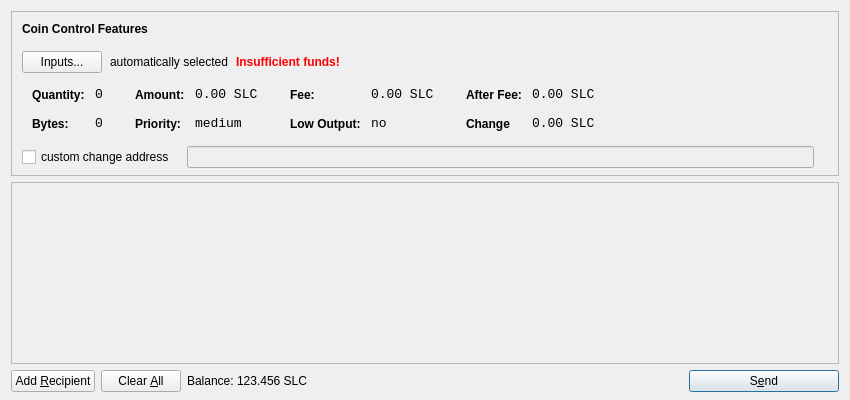
<?xml version="1.0" encoding="UTF-8"?>
<ui version="4.0">
 <class>SendCoinsDialog</class>
 <widget class="QDialog" name="SendCoinsDialog">
  <property name="geometry">
   <rect>
    <x>0</x>
    <y>0</y>
    <width>850</width>
    <height>400</height>
   </rect>
  </property>
  <property name="windowTitle">
   <string>Send Coins</string>
  </property>
  <layout class="QVBoxLayout" name="verticalLayout" stretch="0,1,0">
   <property name="bottomMargin">
    <number>8</number>
   </property>
   <item>
    <widget class="QFrame" name="frameCoinControl">
     <property name="sizePolicy">
      <sizepolicy hsizetype="Expanding" vsizetype="Expanding">
       <horstretch>0</horstretch>
       <verstretch>0</verstretch>
      </sizepolicy>
     </property>
     <property name="maximumSize">
      <size>
       <width>16777215</width>
       <height>16777215</height>
      </size>
     </property>
     <property name="frameShape">
      <enum>QFrame::StyledPanel</enum>
     </property>
     <property name="frameShadow">
      <enum>QFrame::Sunken</enum>
     </property>
     <layout class="QVBoxLayout" name="verticalLayoutCoinControl2">
      <property name="spacing">
       <number>-1</number>
      </property>
      <property name="leftMargin">
       <number>0</number>
      </property>
      <property name="topMargin">
       <number>0</number>
      </property>
      <property name="rightMargin">
       <number>0</number>
      </property>
      <property name="bottomMargin">
       <number>6</number>
      </property>
      <item>
       <layout class="QVBoxLayout" name="verticalLayoutCoinControl" stretch="0,0,0,0,1">
        <property name="spacing">
         <number>0</number>
        </property>
        <property name="leftMargin">
         <number>10</number>
        </property>
        <property name="topMargin">
         <number>10</number>
        </property>
        <item>
         <layout class="QHBoxLayout" name="horizontalLayoutCoinControl1">
          <property name="bottomMargin">
           <number>15</number>
          </property>
          <item>
           <widget class="QLabel" name="labelCoinControlFeatures">
            <property name="sizePolicy">
             <sizepolicy hsizetype="Preferred" vsizetype="Maximum">
              <horstretch>0</horstretch>
              <verstretch>0</verstretch>
             </sizepolicy>
            </property>
            <property name="font">
             <font>
              <weight>75</weight>
              <bold>true</bold>
             </font>
            </property>
            <property name="styleSheet">
             <string notr="true">font-weight:bold;</string>
            </property>
            <property name="text">
             <string>Coin Control Features</string>
            </property>
           </widget>
          </item>
         </layout>
        </item>
        <item>
         <layout class="QHBoxLayout" name="horizontalLayoutCoinControl2" stretch="0,0,0,0">
          <property name="spacing">
           <number>8</number>
          </property>
          <property name="bottomMargin">
           <number>10</number>
          </property>
          <item>
           <widget class="QPushButton" name="pushButtonCoinControl">
            <property name="styleSheet">
             <string notr="true"/>
            </property>
            <property name="text">
             <string>Inputs...</string>
            </property>
           </widget>
          </item>
          <item>
           <widget class="QLabel" name="labelCoinControlAutomaticallySelected">
            <property name="text">
             <string>automatically selected</string>
            </property>
            <property name="margin">
             <number>5</number>
            </property>
           </widget>
          </item>
          <item>
           <widget class="QLabel" name="labelCoinControlInsuffFunds">
            <property name="font">
             <font>
              <weight>75</weight>
              <bold>true</bold>
             </font>
            </property>
            <property name="styleSheet">
             <string notr="true">color:red;font-weight:bold;</string>
            </property>
            <property name="text">
             <string>Insufficient funds!</string>
            </property>
            <property name="margin">
             <number>5</number>
            </property>
           </widget>
          </item>
          <item>
           <spacer name="horizontalSpacerCoinControl">
            <property name="orientation">
             <enum>Qt::Horizontal</enum>
            </property>
            <property name="sizeHint" stdset="0">
             <size>
              <width>40</width>
              <height>1</height>
             </size>
            </property>
           </spacer>
          </item>
         </layout>
        </item>
        <item>
         <widget class="QWidget" name="widgetCoinControl" native="true">
          <property name="sizePolicy">
           <sizepolicy hsizetype="Preferred" vsizetype="Preferred">
            <horstretch>0</horstretch>
            <verstretch>0</verstretch>
           </sizepolicy>
          </property>
          <property name="minimumSize">
           <size>
            <width>0</width>
            <height>0</height>
           </size>
          </property>
          <property name="styleSheet">
           <string notr="true"/>
          </property>
          <layout class="QHBoxLayout" name="horizontalLayoutCoinControl5">
           <property name="margin">
            <number>0</number>
           </property>
           <item>
            <layout class="QHBoxLayout" name="horizontalLayoutCoinControl3" stretch="0,0,0,1">
             <property name="spacing">
              <number>20</number>
             </property>
             <property name="topMargin">
              <number>0</number>
             </property>
             <property name="bottomMargin">
              <number>10</number>
             </property>
             <item>
              <layout class="QFormLayout" name="formLayoutCoinControl1">
               <property name="horizontalSpacing">
                <number>10</number>
               </property>
               <property name="verticalSpacing">
                <number>14</number>
               </property>
               <property name="leftMargin">
                <number>10</number>
               </property>
               <property name="topMargin">
                <number>4</number>
               </property>
               <property name="rightMargin">
                <number>6</number>
               </property>
               <item row="0" column="0">
                <widget class="QLabel" name="labelCoinControlQuantityText">
                 <property name="styleSheet">
                  <string notr="true">font-weight:bold;</string>
                 </property>
                 <property name="text">
                  <string>Quantity:</string>
                 </property>
                 <property name="margin">
                  <number>0</number>
                 </property>
                </widget>
               </item>
               <item row="0" column="1">
                <widget class="QLabel" name="labelCoinControlQuantity">
                 <property name="font">
                  <font>
                   <family>Monospace</family>
                   <pointsize>10</pointsize>
                  </font>
                 </property>
                 <property name="cursor">
                  <cursorShape>IBeamCursor</cursorShape>
                 </property>
                 <property name="contextMenuPolicy">
                  <enum>Qt::ActionsContextMenu</enum>
                 </property>
                 <property name="text">
                  <string>0</string>
                 </property>
                 <property name="margin">
                  <number>0</number>
                 </property>
                 <property name="textInteractionFlags">
                  <set>Qt::LinksAccessibleByMouse|Qt::TextSelectableByKeyboard|Qt::TextSelectableByMouse</set>
                 </property>
                </widget>
               </item>
               <item row="1" column="0">
                <widget class="QLabel" name="labelCoinControlBytesText">
                 <property name="styleSheet">
                  <string notr="true">font-weight:bold;</string>
                 </property>
                 <property name="text">
                  <string>Bytes:</string>
                 </property>
                </widget>
               </item>
               <item row="1" column="1">
                <widget class="QLabel" name="labelCoinControlBytes">
                 <property name="font">
                  <font>
                   <family>Monospace</family>
                   <pointsize>10</pointsize>
                  </font>
                 </property>
                 <property name="cursor">
                  <cursorShape>IBeamCursor</cursorShape>
                 </property>
                 <property name="contextMenuPolicy">
                  <enum>Qt::ActionsContextMenu</enum>
                 </property>
                 <property name="text">
                  <string>0</string>
                 </property>
                 <property name="textInteractionFlags">
                  <set>Qt::LinksAccessibleByMouse|Qt::TextSelectableByKeyboard|Qt::TextSelectableByMouse</set>
                 </property>
                </widget>
               </item>
              </layout>
             </item>
             <item>
              <layout class="QFormLayout" name="formLayoutCoinControl2">
               <property name="horizontalSpacing">
                <number>10</number>
               </property>
               <property name="verticalSpacing">
                <number>14</number>
               </property>
               <property name="leftMargin">
                <number>6</number>
               </property>
               <property name="topMargin">
                <number>4</number>
               </property>
               <property name="rightMargin">
                <number>6</number>
               </property>
               <item row="0" column="0">
                <widget class="QLabel" name="labelCoinControlAmountText">
                 <property name="styleSheet">
                  <string notr="true">font-weight:bold;</string>
                 </property>
                 <property name="text">
                  <string>Amount:</string>
                 </property>
                 <property name="margin">
                  <number>0</number>
                 </property>
                </widget>
               </item>
               <item row="0" column="1">
                <widget class="QLabel" name="labelCoinControlAmount">
                 <property name="font">
                  <font>
                   <family>Monospace</family>
                   <pointsize>10</pointsize>
                  </font>
                 </property>
                 <property name="cursor">
                  <cursorShape>IBeamCursor</cursorShape>
                 </property>
                 <property name="contextMenuPolicy">
                  <enum>Qt::ActionsContextMenu</enum>
                 </property>
                 <property name="text">
                  <string notr="true">0.00 SLC</string>
                 </property>
                 <property name="textInteractionFlags">
                  <set>Qt::LinksAccessibleByMouse|Qt::TextSelectableByKeyboard|Qt::TextSelectableByMouse</set>
                 </property>
                </widget>
               </item>
               <item row="1" column="0">
                <widget class="QLabel" name="labelCoinControlPriorityText">
                 <property name="styleSheet">
                  <string notr="true">font-weight:bold;</string>
                 </property>
                 <property name="text">
                  <string>Priority:</string>
                 </property>
                </widget>
               </item>
               <item row="1" column="1">
                <widget class="QLabel" name="labelCoinControlPriority">
                 <property name="font">
                  <font>
                   <family>Monospace</family>
                   <pointsize>10</pointsize>
                  </font>
                 </property>
                 <property name="cursor">
                  <cursorShape>IBeamCursor</cursorShape>
                 </property>
                 <property name="contextMenuPolicy">
                  <enum>Qt::ActionsContextMenu</enum>
                 </property>
                 <property name="text">
                  <string>medium</string>
                 </property>
                 <property name="textInteractionFlags">
                  <set>Qt::LinksAccessibleByMouse|Qt::TextSelectableByKeyboard|Qt::TextSelectableByMouse</set>
                 </property>
                </widget>
               </item>
              </layout>
             </item>
             <item>
              <layout class="QFormLayout" name="formLayoutCoinControl3">
               <property name="horizontalSpacing">
                <number>10</number>
               </property>
               <property name="verticalSpacing">
                <number>14</number>
               </property>
               <property name="leftMargin">
                <number>6</number>
               </property>
               <property name="topMargin">
                <number>4</number>
               </property>
               <property name="rightMargin">
                <number>6</number>
               </property>
               <item row="0" column="0">
                <widget class="QLabel" name="labelCoinControlFeeText">
                 <property name="styleSheet">
                  <string notr="true">font-weight:bold;</string>
                 </property>
                 <property name="text">
                  <string>Fee:</string>
                 </property>
                 <property name="margin">
                  <number>0</number>
                 </property>
                </widget>
               </item>
               <item row="0" column="1">
                <widget class="QLabel" name="labelCoinControlFee">
                 <property name="font">
                  <font>
                   <family>Monospace</family>
                   <pointsize>10</pointsize>
                  </font>
                 </property>
                 <property name="cursor">
                  <cursorShape>IBeamCursor</cursorShape>
                 </property>
                 <property name="contextMenuPolicy">
                  <enum>Qt::ActionsContextMenu</enum>
                 </property>
                 <property name="text">
                  <string notr="true">0.00 SLC</string>
                 </property>
                 <property name="textInteractionFlags">
                  <set>Qt::LinksAccessibleByMouse|Qt::TextSelectableByKeyboard|Qt::TextSelectableByMouse</set>
                 </property>
                </widget>
               </item>
               <item row="1" column="0">
                <widget class="QLabel" name="labelCoinControlLowOutputText">
                 <property name="styleSheet">
                  <string notr="true">font-weight:bold;</string>
                 </property>
                 <property name="text">
                  <string>Low Output:</string>
                 </property>
                </widget>
               </item>
               <item row="1" column="1">
                <widget class="QLabel" name="labelCoinControlLowOutput">
                 <property name="font">
                  <font>
                   <family>Monospace</family>
                   <pointsize>10</pointsize>
                  </font>
                 </property>
                 <property name="cursor">
                  <cursorShape>IBeamCursor</cursorShape>
                 </property>
                 <property name="contextMenuPolicy">
                  <enum>Qt::ActionsContextMenu</enum>
                 </property>
                 <property name="text">
                  <string>no</string>
                 </property>
                 <property name="textInteractionFlags">
                  <set>Qt::LinksAccessibleByMouse|Qt::TextSelectableByKeyboard|Qt::TextSelectableByMouse</set>
                 </property>
                </widget>
               </item>
              </layout>
             </item>
             <item>
              <layout class="QFormLayout" name="formLayoutCoinControl4">
               <property name="horizontalSpacing">
                <number>10</number>
               </property>
               <property name="verticalSpacing">
                <number>14</number>
               </property>
               <property name="leftMargin">
                <number>6</number>
               </property>
               <property name="topMargin">
                <number>4</number>
               </property>
               <property name="rightMargin">
                <number>6</number>
               </property>
               <item row="0" column="0">
                <widget class="QLabel" name="labelCoinControlAfterFeeText">
                 <property name="styleSheet">
                  <string notr="true">font-weight:bold;</string>
                 </property>
                 <property name="text">
                  <string>After Fee:</string>
                 </property>
                 <property name="margin">
                  <number>0</number>
                 </property>
                </widget>
               </item>
               <item row="0" column="1">
                <widget class="QLabel" name="labelCoinControlAfterFee">
                 <property name="font">
                  <font>
                   <family>Monospace</family>
                   <pointsize>10</pointsize>
                  </font>
                 </property>
                 <property name="cursor">
                  <cursorShape>IBeamCursor</cursorShape>
                 </property>
                 <property name="contextMenuPolicy">
                  <enum>Qt::ActionsContextMenu</enum>
                 </property>
                 <property name="text">
                  <string notr="true">0.00 SLC</string>
                 </property>
                 <property name="textInteractionFlags">
                  <set>Qt::LinksAccessibleByMouse|Qt::TextSelectableByKeyboard|Qt::TextSelectableByMouse</set>
                 </property>
                </widget>
               </item>
               <item row="1" column="0">
                <widget class="QLabel" name="labelCoinControlChangeText">
                 <property name="styleSheet">
                  <string notr="true">font-weight:bold;</string>
                 </property>
                 <property name="text">
                  <string>Change</string>
                 </property>
                </widget>
               </item>
               <item row="1" column="1">
                <widget class="QLabel" name="labelCoinControlChange">
                 <property name="font">
                  <font>
                   <family>Monospace</family>
                   <pointsize>10</pointsize>
                  </font>
                 </property>
                 <property name="cursor">
                  <cursorShape>IBeamCursor</cursorShape>
                 </property>
                 <property name="contextMenuPolicy">
                  <enum>Qt::ActionsContextMenu</enum>
                 </property>
                 <property name="text">
                  <string notr="true">0.00 SLC</string>
                 </property>
                 <property name="textInteractionFlags">
                  <set>Qt::LinksAccessibleByMouse|Qt::TextSelectableByKeyboard|Qt::TextSelectableByMouse</set>
                 </property>
                </widget>
               </item>
              </layout>
             </item>
            </layout>
           </item>
          </layout>
         </widget>
        </item>
        <item>
         <layout class="QHBoxLayout" name="horizontalLayoutCoinControl4" stretch="0,0,0">
          <property name="spacing">
           <number>12</number>
          </property>
          <property name="sizeConstraint">
           <enum>QLayout::SetDefaultConstraint</enum>
          </property>
          <property name="topMargin">
           <number>5</number>
          </property>
          <property name="rightMargin">
           <number>5</number>
          </property>
          <item>
           <widget class="QCheckBox" name="checkBoxCoinControlChange">
            <property name="text">
             <string>custom change address</string>
            </property>
           </widget>
          </item>
          <item>
           <widget class="QLineEdit" name="lineEditCoinControlChange">
            <property name="enabled">
             <bool>false</bool>
            </property>
            <property name="sizePolicy">
             <sizepolicy hsizetype="Expanding" vsizetype="Fixed">
              <horstretch>0</horstretch>
              <verstretch>0</verstretch>
             </sizepolicy>
            </property>
           </widget>
          </item>
          <item>
           <widget class="QLabel" name="labelCoinControlChangeLabel">
            <property name="sizePolicy">
             <sizepolicy hsizetype="Preferred" vsizetype="Expanding">
              <horstretch>0</horstretch>
              <verstretch>0</verstretch>
             </sizepolicy>
            </property>
            <property name="minimumSize">
             <size>
              <width>0</width>
              <height>0</height>
             </size>
            </property>
            <property name="text">
             <string/>
            </property>
            <property name="margin">
             <number>3</number>
            </property>
           </widget>
          </item>
         </layout>
        </item>
        <item>
         <spacer name="verticalSpacerCoinControl">
          <property name="orientation">
           <enum>Qt::Vertical</enum>
          </property>
          <property name="sizeHint" stdset="0">
           <size>
            <width>800</width>
            <height>1</height>
           </size>
          </property>
         </spacer>
        </item>
       </layout>
      </item>
     </layout>
    </widget>
   </item>
   <item>
    <widget class="QScrollArea" name="scrollArea">
     <property name="widgetResizable">
      <bool>true</bool>
     </property>
     <widget class="QWidget" name="scrollAreaWidgetContents">
      <property name="geometry">
       <rect>
        <x>0</x>
        <y>0</y>
        <width>830</width>
        <height>165</height>
       </rect>
      </property>
      <layout class="QVBoxLayout" name="verticalLayout_2">
       <property name="margin">
        <number>0</number>
       </property>
       <item>
        <layout class="QVBoxLayout" name="entries">
         <property name="spacing">
          <number>6</number>
         </property>
        </layout>
       </item>
       <item>
        <spacer name="verticalSpacer">
         <property name="orientation">
          <enum>Qt::Vertical</enum>
         </property>
         <property name="sizeHint" stdset="0">
          <size>
           <width>20</width>
           <height>40</height>
          </size>
         </property>
        </spacer>
       </item>
      </layout>
     </widget>
    </widget>
   </item>
   <item>
    <layout class="QHBoxLayout" name="horizontalLayout">
     <item>
      <widget class="QPushButton" name="addButton">
       <property name="toolTip">
        <string>Send to multiple recipients at once</string>
       </property>
       <property name="text">
        <string>Add &amp;Recipient</string>
       </property>
       <property name="autoDefault">
        <bool>false</bool>
       </property>
      </widget>
     </item>
     <item>
      <widget class="QPushButton" name="clearButton">
       <property name="sizePolicy">
        <sizepolicy hsizetype="Minimum" vsizetype="Fixed">
         <horstretch>0</horstretch>
         <verstretch>0</verstretch>
        </sizepolicy>
       </property>
       <property name="toolTip">
        <string>Remove all transaction fields</string>
       </property>
       <property name="text">
        <string>Clear &amp;All</string>
       </property>
       <property name="autoRepeatDelay">
        <number>300</number>
       </property>
       <property name="autoDefault">
        <bool>false</bool>
       </property>
      </widget>
     </item>
     <item>
      <layout class="QHBoxLayout" name="horizontalLayout_2">
       <property name="spacing">
        <number>3</number>
       </property>
       <item>
        <widget class="QLabel" name="label">
         <property name="sizePolicy">
          <sizepolicy hsizetype="Preferred" vsizetype="Fixed">
           <horstretch>0</horstretch>
           <verstretch>0</verstretch>
          </sizepolicy>
         </property>
         <property name="text">
          <string>Balance:</string>
         </property>
        </widget>
       </item>
       <item>
        <widget class="QLabel" name="labelBalance">
         <property name="sizePolicy">
          <sizepolicy hsizetype="Preferred" vsizetype="Fixed">
           <horstretch>0</horstretch>
           <verstretch>0</verstretch>
          </sizepolicy>
         </property>
         <property name="cursor">
          <cursorShape>IBeamCursor</cursorShape>
         </property>
         <property name="text">
          <string notr="true">123.456 SLC</string>
         </property>
         <property name="textInteractionFlags">
          <set>Qt::LinksAccessibleByMouse|Qt::TextSelectableByKeyboard|Qt::TextSelectableByMouse</set>
         </property>
        </widget>
       </item>
      </layout>
     </item>
     <item>
      <spacer name="horizontalSpacer">
       <property name="orientation">
        <enum>Qt::Horizontal</enum>
       </property>
       <property name="sizeHint" stdset="0">
        <size>
         <width>40</width>
         <height>20</height>
        </size>
       </property>
      </spacer>
     </item>
     <item>
      <widget class="QPushButton" name="sendButton">
       <property name="minimumSize">
        <size>
         <width>150</width>
         <height>0</height>
        </size>
       </property>
       <property name="toolTip">
        <string>Confirm the send action</string>
       </property>
       <property name="text">
        <string>S&amp;end</string>
       </property>
       <property name="icon">
        <iconset resource="../bitcoin.qrc">
         <normaloff>:/icons/send</normaloff>:/icons/send</iconset>
       </property>
       <property name="default">
        <bool>true</bool>
       </property>
      </widget>
     </item>
    </layout>
   </item>
  </layout>
 </widget>
 <resources>
  <include location="../bitcoin.qrc"/>
 </resources>
 <connections/>
</ui>
